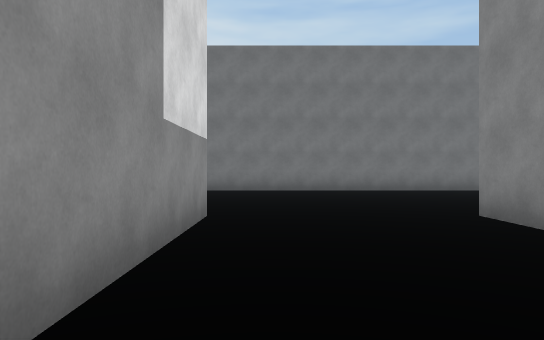
View 1 (above)

24 first-person views from a walk through a Unity game level. The camera is 1.2 m above the floor, looks level and sees 70° across. The floor is counted in squares, 2 m on a side. Each view is taken from the middle of a square. On the plan, view 1 faces up. The plan holds only what a view shows up to about 11 squares ahead; the rest is blank. The place goes on beyond the plan. The player is left out.

View 2
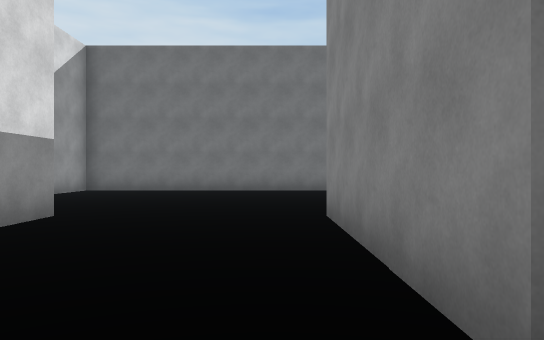

View 3
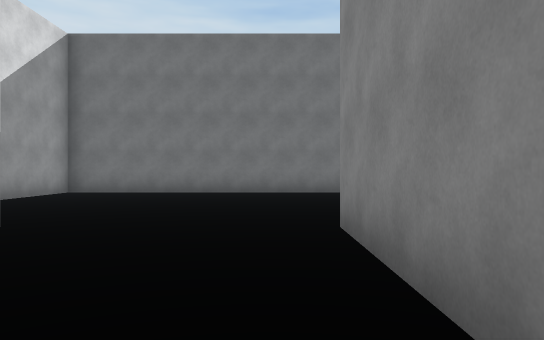

View 4
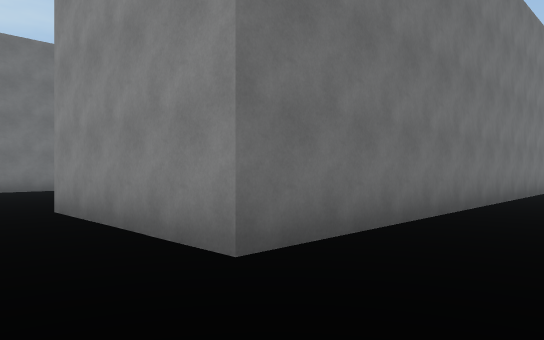

View 5
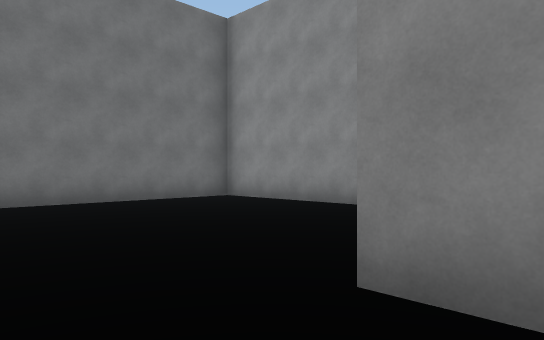

View 6
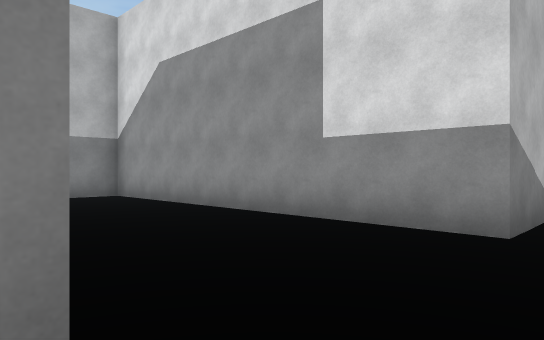

View 7
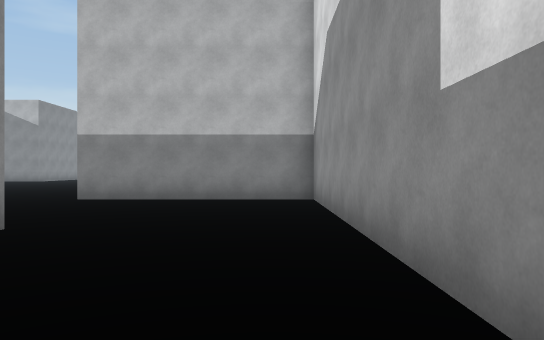

View 8
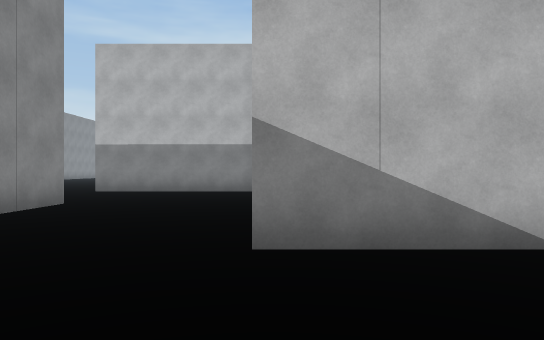

View 9
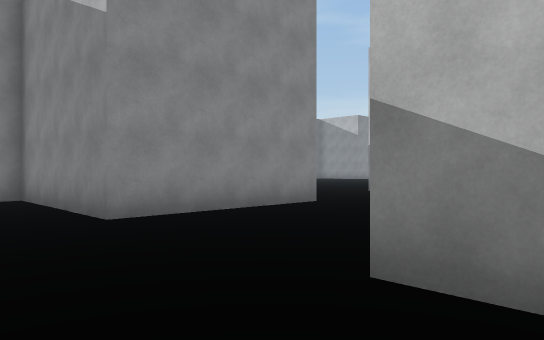

View 10
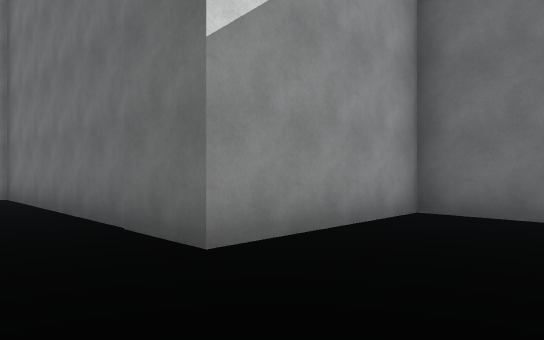

View 11
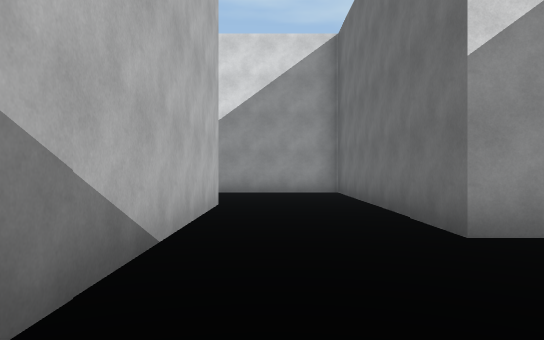

View 12
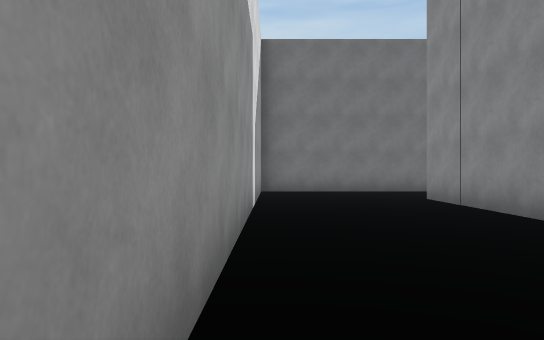

View 13
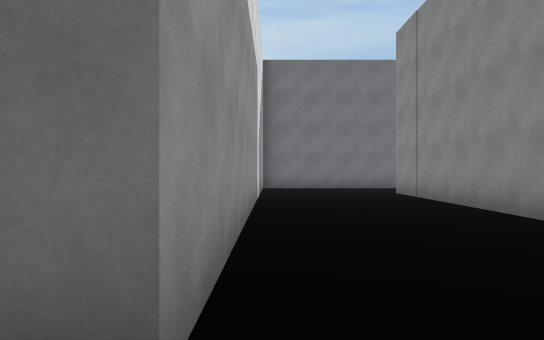

View 14
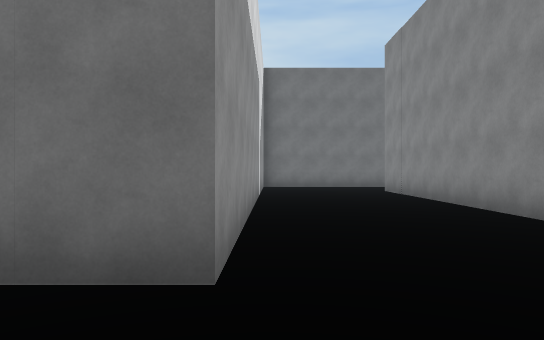

View 15
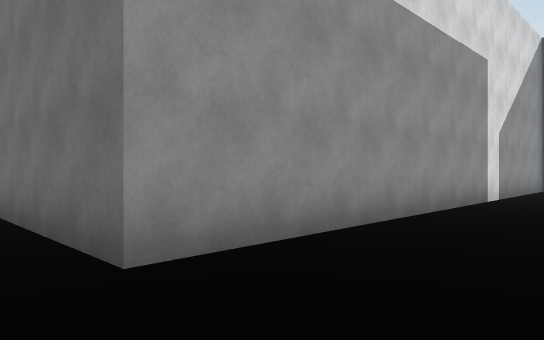

View 16
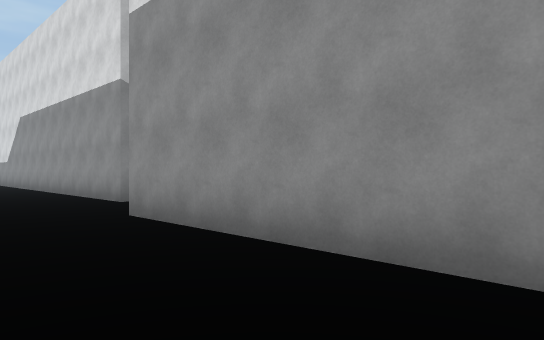

View 17
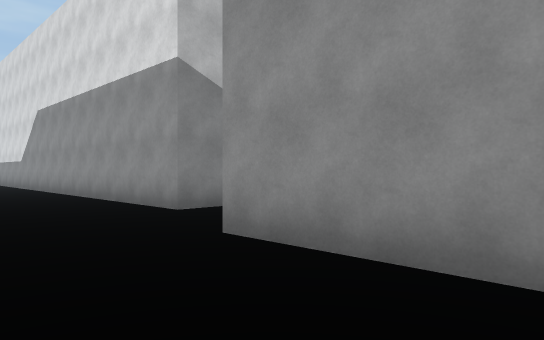

View 18
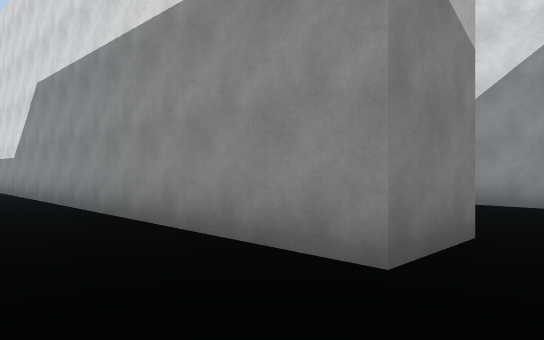

View 19
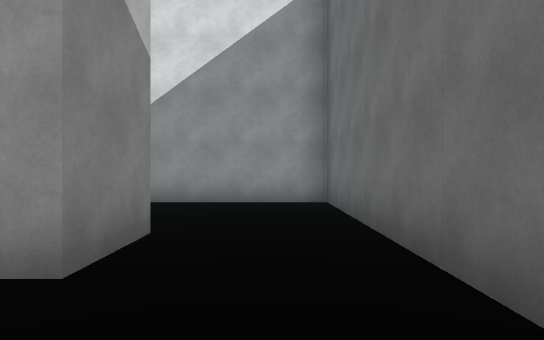

View 20
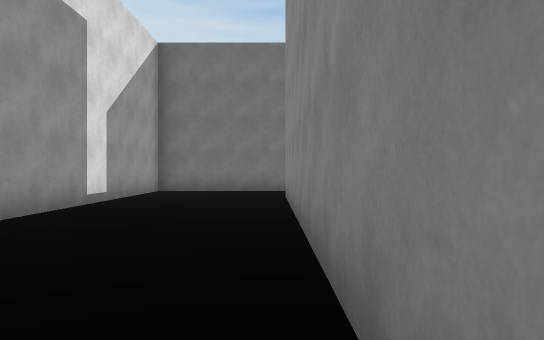

View 21
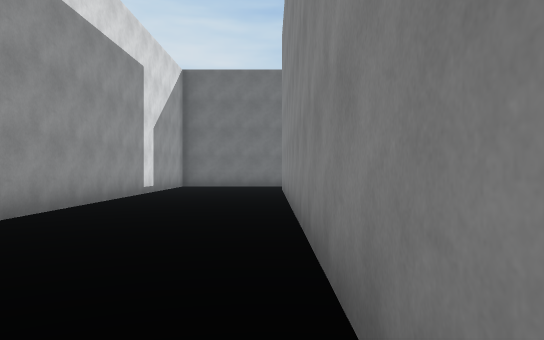

View 22
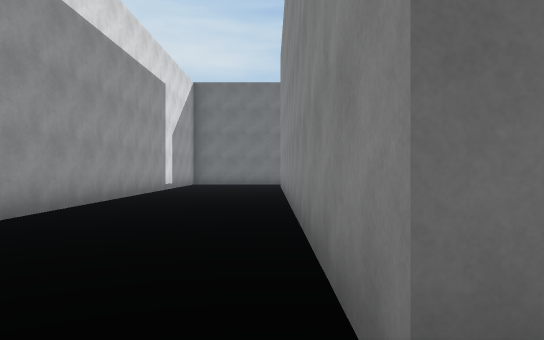

View 23
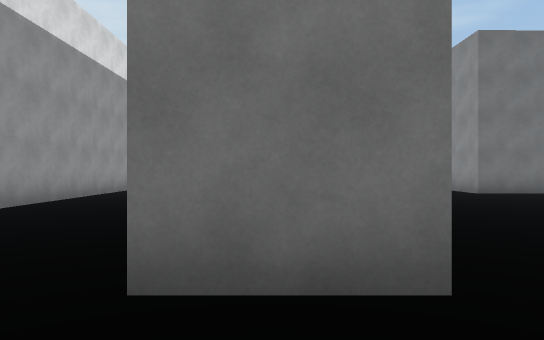

View 24
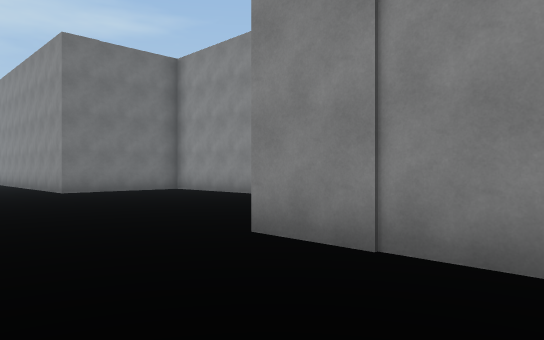

### Floor plan
Points are (right, up) in squares from view 1. A wall is a line through its corners. A room is listed if a view was taken in it or the views show most of it. See-through windows are left out.
Room 1 (views 1, 2, 3, 4, 5, 6, 7, 8, 9, 10, 11)
walls: (12.6, 1.1) (2.7, 1.1) (2.7, 5.1) (6.8, 5.1); (6.8, 7.6) (6.8, 11.3) (-3.4, 11.3) (-3.4, 7.8); (-2.6, 5.1) (-0.9, 5.1) (-0.9, -2.9) (4, -2.9)
Room 2 (views 12, 13, 14, 15, 16, 17, 18, 19, 20, 21, 22, 23, 24)
walls: (-7.4, -21.6) (-7.4, -19.1); (-3.4, -14.6) (-3.4, -13); (-11.1, -19.1) (-12.7, -19.1) (-12.7, -6.5); (-5, -11.2) (-6.8, -11.2) (-6.8, -9.6); (-12.8, -6.2) (-11.1, -6.2) (-11.1, -17.1); (-6.8, -1.4) (-6.8, 5.1) (-2.6, 5.1); (-3.4, 7.8) (-10.3, 7.8) (-10.3, -4) (-16.2, -4) (-16.2, -15.4)

Where each view was taken, in squares from view 1:
view 1: 0 up, 0 right, facing up
view 2: 0 up, 2 right, facing up
view 3: 1 up, 2 right, facing up
view 4: 1 down, 1 right, facing up-right
view 5: 4 up, 1 right, facing up-right
view 6: 6 up, 3 right, facing down-left
view 7: 5 up, 0 right, facing down
view 8: 8 up, 1 left, facing down
view 9: 7 up, 2 left, facing down-right
view 10: 6 up, 1 left, facing up-left
view 11: 6 up, 0 right, facing left
view 12: 3 down, 10 left, facing up
view 13: 5 down, 10 left, facing up
view 14: 6 down, 10 left, facing up
view 15: 5 down, 8 left, facing up-left
view 16: 1 up, 8 left, facing down-left
view 17: 1 down, 8 left, facing down-left
view 18: 5 down, 9 left, facing down-left
view 19: 5 down, 9 left, facing left
view 20: 15 down, 13 left, facing up
view 21: 18 down, 13 left, facing up
view 22: 20 down, 13 left, facing up
view 23: 21 down, 12 left, facing up
view 24: 22 down, 10 left, facing up-right
